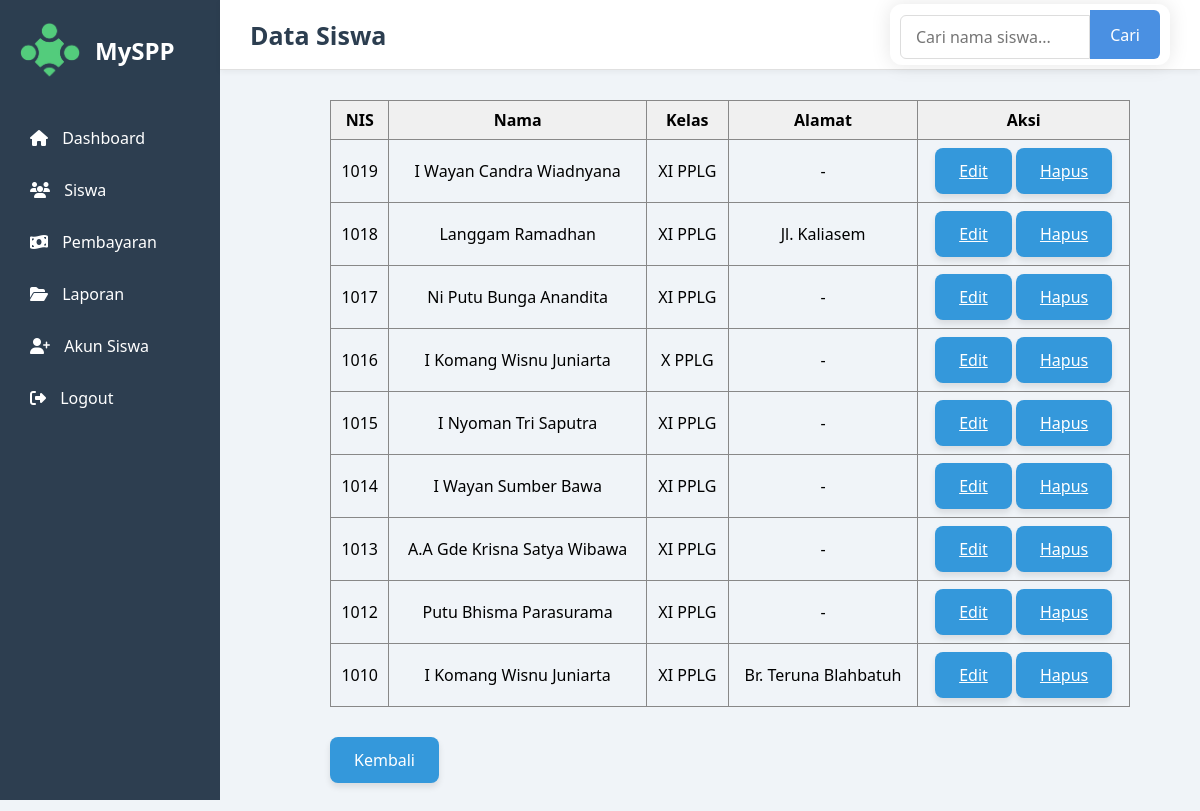
Screenshot of /siswa.php (signed in) with the database file from the repository.
### tables this page shows
CREATE TABLE `siswa` (
  `nis` int(11) NOT NULL,
  `user_id` int(11) DEFAULT NULL,
  `nama` varchar(100) NOT NULL,
  `kelas` varchar(10) NOT NULL,
  `alamat` text NOT NULL,
  `created_at` timestamp NOT NULL DEFAULT CURRENT_TIMESTAMP,
  `updated_at` timestamp NULL DEFAULT NULL,
  `deleted_at` timestamp NULL DEFAULT NULL
);

### siswa.php (the view, shortened to what this page needs)
<?php
include 'config.php';
if (isset($_GET['cari'])) {
    $search = $conn->real_escape_string($_GET['cari']);
    $query = "SELECT * FROM siswa WHERE deleted_at IS NULL AND nama LIKE '%$search%' ORDER BY nis DESC";
} else {
    $query = "SELECT * FROM siswa WHERE deleted_at IS NULL ORDER BY nis DESC";
}
$result = $conn->query($query);
?>
<!DOCTYPE html>
<html>
<head>
    <link rel="stylesheet" href="style.css">
    <link rel="stylesheet" href="https://cdnjs.cloudflare.com/ajax/libs/font-awesome/6.5.0/css/all.min.css">
</head>
<body>
<div class="sidebar">
    <nav style="display: flex; align-items: center; padding: 10px 20px; background-color: #2c3e50;">
    <img src="aset/logo.png" alt="Logo" style="height: 60px; margin-right: 15px;">
    <h2 style="color: white; margin: 0;">MySPP</h2>
</nav>
<br>
    <a href="dashboard_admin.php"><i class="fas fa-home"></i> Dashboard</a>
    <a href="siswa.php"><i class="fas fa-users"></i> Siswa</a>
    <a href="payment.php"><i class="fas fa-money-bill-wave"></i> Pembayaran</a>
    <a href="laporan.php"><i class="fas fa-folder-open"></i> Laporan</a>
    <a href="buat_akun_siswa.php"><i class="fas fa-user-plus"></i> Akun Siswa</a>
    <a href="logout.php"><i class="fas fa-sign-out-alt"></i> Logout</a>
</div>
<div class="navbar-dashboard">
    <h1>Data Siswa</h1>
   <form action="siswa.php" method="GET" class="search-form">
        <input type="text" name="cari" placeholder="Cari nama siswa..." required>
        <button type="submit">Cari</button>
    </form>
</div>
<div class="main">
<table>
    <tr>
        <th>NIS</th>
        <th>Nama</th>
        <th>Kelas</th>
        <th>Alamat</th>
        <th>Aksi</th>
    </tr>
    <?php if ($result && $result->num_rows > 0): ?>
        <?php while ($siswa = $result->fetch_assoc()): ?>
            <tr>
                <td><?= htmlspecialchars($siswa['nis']) ?></td>
                <td><?= htmlspecialchars($siswa['nama']) ?></td>
                <td><?= htmlspecialchars($siswa['kelas']) ?></td>
                <td><?= htmlspecialchars($siswa['alamat']) ?></td>
                <td>
                    <a  class="button" href="edit.php?nis=<?= urlencode($siswa['nis']) ?>">Edit</a>
                    <a class="button" href="delete.php?nis=<?= urlencode($siswa['nis']) ?>" onclick="return confirm('Yakin ingin hapus siswa ini?')">Hapus</a>
                </td>
            </tr>
        <?php endwhile; ?>
    <?php else: ?>
        <tr><td colspan="5">Belum ada data siswa.</td></tr>
    <?php endif; ?>
</table>
    <button class="button" type="button" onclick="window.location.href='dashboard_admin.php'">Kembali</button>
</div>
</body>
</html>

### style.css (style rules this page uses)
* { box-sizing: border-box; font-family: 'Segoe UI', sans-serif; }
body { margin: 0; background-color: #f0f4f8 ; }
.sidebar { position: fixed; top: 0; width: 220px; height: 100dvh; background-color: #2d3e50; color: white; padding-top: 10px; }
.sidebar a { display: block; color: white; text-decoration: none; padding: 15px 30px; transition: 0.3s; }
.sidebar i { margin-right: 10px; }
.navbar-dashboard { position: fixed; top: 0; left: 220px; right: 0; height: 70px; background-color: #ffffff; border-bottom: 1px solid #e0e0e0; display: flex; align-items: center; justify-content: space-between; padding: 0 30px; box-shadow: 0 2px 6px rgba(0, 0, 0, 0.05); z-index: 9999; }
.navbar-dashboard h1 { font-size: 25px; color: #2c3e50; margin: 0; font-weight: 600; }
form.search-form { display: flex; max-width: 280px; width: 100%; padding: 6px 10px; margin-top: 1.3rem; }
form.search-form input[type="text"] { flex: 1; padding: 10px 15px; border: 1px solid #ddd; border-radius: 6px 0 0 6px; font-size: 16px; transition: border-color 0.3s ease; }
form.search-form button { background-color: #4a90e2; color: white; border: none; padding: 0 20px; font-size: 16px; cursor: pointer; border-radius: 0 6px 6px 0; transition: background-color 0.3s ease; }
.main { margin-left: 300px; padding: 100px 30px 30px 30px; }
table { border-collapse: collapse; width: 100%; margin-bottom: 30px; }
th, td { border: 1px solid #333; padding: 8px; text-align: left; }
form { max-width: 500px; margin-bottom: 20px; }
input, textarea { width: 100%; padding: 8px; margin-top: 5px; box-sizing: border-box; }
h2, h3 { color: #333; }
table { border-collapse: collapse; width: 800px; margin-bottom: 30px; }
table, th, td { border: 1px solid #888; padding: 8px; text-align: center; }
th { background-color: #f0f0f0; }
input[type="text"], input[type="password"], textarea { width: 100%; padding: 8px; border: 1px solid #ddd; border-radius: 4px; box-sizing: border-box; }
form { width: 500px; max-width: 600px; background: white; padding: 50px; border-radius: 12px; box-shadow: 0 0 20px rgba(0,0,0,0.1); }
.navbar-dashboard { z-index: 100; position: fixed; width: calc(100% - 220px); }

### rows the page displays
siswa: nis "1019", nama "I Wayan Candra Wiadnyana", kelas "XI PPLG", alamat "-"
siswa: nis "1018", nama "Langgam Ramadhan", kelas "XI PPLG", alamat "Jl. Kaliasem"
siswa: nis "1017", nama "Ni Putu Bunga Anandita", kelas "XI PPLG", alamat "-"
siswa: nis "1016", nama "I Komang Wisnu Juniarta", kelas "X PPLG", alamat "-"
siswa: nis "1015", nama "I Nyoman Tri Saputra", kelas "XI PPLG", alamat "-"
siswa: nis "1014", nama "I Wayan Sumber Bawa", kelas "XI PPLG", alamat "-"
siswa: nis "1013", nama "A.A Gde Krisna Satya Wibawa", kelas "XI PPLG", alamat "-"
siswa: nis "1012", nama "Putu Bhisma Parasurama", kelas "XI PPLG", alamat "-"
siswa: nis "1010", nama "I Komang Wisnu Juniarta", kelas "XI PPLG", alamat "Br. Teruna Blahbatuh"
